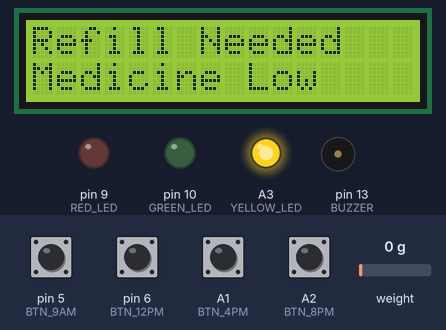
A sketch run on a simulated Arduino Uno, built with avr-gcc and run on an emulated ATmega328P. Shown: 16×2 character LCD, output pins drawn as LEDs (lit = HIGH), buzzer (waves = sounding, pin HIGH). Inputs (shaded band) come from the test bench; at power-on: A1 (BTN_4PM), A2 (BTN_8PM), pin 5 (BTN_9AM), pin 6 (BTN_12PM) HIGH, weight on the scale 0 g. What the sketch prints to the serial monitor is not drawn.

Above: at 3.5 s.
3.6 s: weight on the scale set to 1238 g
At 6.43 s:
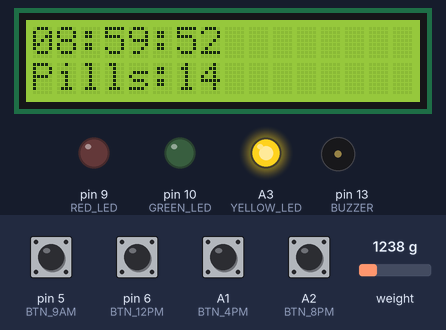
6.6 s: weight on the scale set to 1357 g
At 9.1 s:
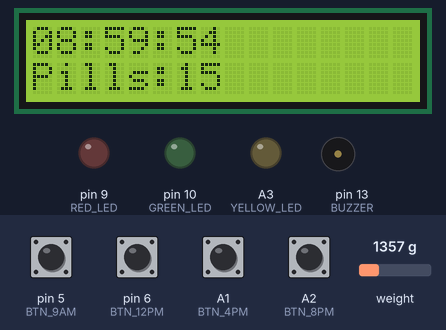
9.6 s: pin 5 (BTN_9AM) pulled LOW for 0.6 s
At 11.0 s:
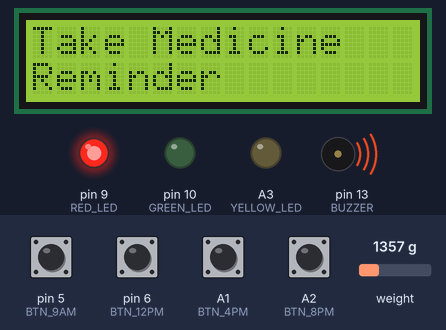
11.7 s: weight on the scale set to 1287 g
At 13.0 s:
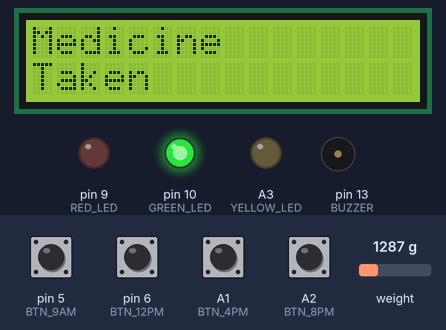
Timing chart, 0 to 14.7 s (numbered marks = the images above; inputs shaded):
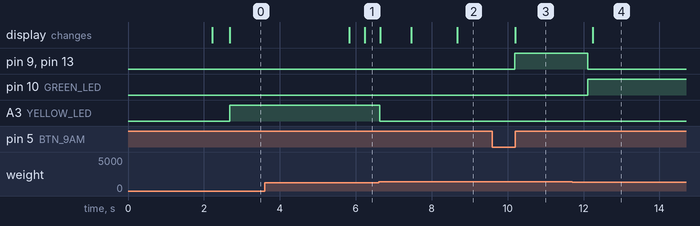

The sketch:

SmartMedicineBoxPro.ino
```cpp
#include <LiquidCrystal.h>
#include "HX711.h"

//================ LCD ==================
LiquidCrystal lcd(12, 11, 4, 3, 2, A0);

//================ HX711 ================
#define DT 7
#define SCK 8
HX711 scale;

//================ Pins =================
#define RED_LED     9
#define GREEN_LED   10
#define YELLOW_LED  A3
#define BUZZER      13

#define BTN_9AM      5
#define BTN_12PM     6
#define BTN_4PM      A1
#define BTN_8PM      A2

//================ Clock =================
byte hour = 8;
byte minute = 59;
byte second = 50;

unsigned long lastClock = 0;

//================ Weight ================
float weight = 0.0;
int pillsLeft = 0;
float previousWeight = 0.0;

const float CAL_FACTOR = 4500000.0;

//================ Reminder ==============
bool reminderActive = false;
bool dose9AMDone = false;
bool dose12PMDone = false;
bool dose4PMDone = false;
bool dose8PMDone = false;

float reminderWeight = 0;

bool medicineTaken = false;
bool waitingSMS = false;
bool refillSent = false;

//========= Daily Report =========
int takenCount = 0;
int missedCount = 0;
int wrongDoseCount = 0;
int correctDoseCount = 0;
int underDoseCount = 0;
int doubleDoseCount = 0;
int tooManyPillsCount = 0;

String doseStatus = "";

unsigned long reminderStart = 0;

//Medication History
String history[10];
int historyIndex = 0;

//================ Buffer ================
char buffer[17];

//========================================
void updateClock()
{
    if (millis() - lastClock >= 1000)
    {
        lastClock = millis();

        second++;

        if (second >= 60)
        {
            second = 0;
            minute++;
        }

        if (minute >= 60)
        {
            minute = 0;
            hour++;
        }

        if (hour >= 24)
        {
            hour = 0;
        }
    }
}

//======================================== History
void addHistory(String event)
{
    String timeStamp = "";

    if(hour < 10) timeStamp += "0";
    timeStamp += String(hour);
    timeStamp += ":";

    if(minute < 10) timeStamp += "0";
    timeStamp += String(minute);
    timeStamp += ":";

    if(second < 10) timeStamp += "0";
    timeStamp += String(second);

    history[historyIndex] = timeStamp + " - " + event;

    historyIndex++;

    if(historyIndex >= 10)
    {
        historyIndex = 0;
    }
}

void showHistory()
{
    Serial.println();
    Serial.println("===== MEDICATION HISTORY =====");

    for(int i = 0; i < historyIndex; i++)
    {
        Serial.print(i + 1);
        Serial.print(". ");
        Serial.println(history[i]);
    }

    Serial.println("==============================");
}

void showDailyReport()
{
    Serial.println();
    Serial.println("========== DAILY REPORT ==========");

    Serial.print("Correct Dose    : ");
    Serial.println(correctDoseCount);

    Serial.print("Under Dose      : ");
    Serial.println(underDoseCount);

    Serial.print("Double Dose     : ");
    Serial.println(doubleDoseCount);

    Serial.print("Too Many Pills  : ");
    Serial.println(tooManyPillsCount);

    Serial.print("Missed Dose     : ");
    Serial.println(missedCount);

    Serial.print("Remaining Pills: ");
    Serial.println(pillsLeft);

    int totalDoses = correctDoseCount +
                 underDoseCount +
                 doubleDoseCount +
                 tooManyPillsCount +
                 missedCount;

    Serial.print("Adherence      : ");

    if(totalDoses > 0)
    {
        Serial.print((correctDoseCount * 100) / totalDoses);
        Serial.println("%");
    }
    else
    {
        Serial.println("0%");
    }

    Serial.println("==================================");
}

//========================================
void setup()
{
   Serial.begin(9600);

    lcd.begin(16,2);

    scale.begin(DT,SCK);

    pinMode(RED_LED,OUTPUT);
    pinMode(GREEN_LED,OUTPUT);
    pinMode(YELLOW_LED,OUTPUT);
    pinMode(BUZZER,OUTPUT);

    pinMode(BTN_9AM, INPUT_PULLUP);
    pinMode(BTN_12PM,INPUT_PULLUP);
    pinMode(BTN_4PM, INPUT_PULLUP);
    pinMode(BTN_8PM, INPUT_PULLUP);

    digitalWrite(RED_LED,LOW);
    digitalWrite(GREEN_LED,LOW);
    digitalWrite(YELLOW_LED,LOW);
    medicineTaken = false;
    digitalWrite(BUZZER,LOW);

    lcd.clear();

    lcd.setCursor(0,0);
    lcd.print("Smart Med Box");

    lcd.setCursor(0,1);
    lcd.print("Initializing");

    Serial.println("================================");
    Serial.println(" SMART MEDICINE BOX STARTED");
    Serial.println(" GSM SIMULATION READY");

    Serial.println("================================");
    Serial.println("--------------------------------");
    Serial.println("Event Log Started");
    Serial.println("--------------------------------");

    delay(2000);
    lcd.clear();
    previousWeight = scale.read() / CAL_FACTOR;
}
//================ Read Weight =====================
void readWeight()
{
    long raw = scale.read();

    weight = (raw / CAL_FACTOR) * 620.0;   // Convert to grams
    // One tablet = 5 grams
    pillsLeft = (int)(weight / 5.0);

if(pillsLeft < 0)
    pillsLeft = 0;

    if(weight < 0)
        weight = 0;
   // Serial.print("Weight : ");
   // Serial.print(weight);
   // Serial.print(" g");

   // Serial.print("   Pills : ");
   // Serial.println(pillsLeft);
}

//================ Display LCD =====================
void displayLCD()
{
 if(medicineTaken)
{
    lcd.clear();

    lcd.setCursor(0,0);
    lcd.print("Medicine");

    lcd.setCursor(0,1);
    lcd.print("Taken");

    return;
}

if(waitingSMS)
{
    lcd.clear();

    lcd.setCursor(0,0);
    lcd.print("Reminder");

    lcd.setCursor(0,1);
    lcd.print("Sent");

    return;
}

if(reminderActive)
{
    lcd.clear();

    lcd.setCursor(0,0);
    lcd.print("Take Medicine");

    lcd.setCursor(0,1);
    lcd.print("Reminder ");

    return;
}
    lcd.setCursor(0,0);
    lcd.print("                ");   // Clear first row
    lcd.setCursor(0,0);

    if(hour < 10) lcd.print("0");
    lcd.print(hour);
    lcd.print(":");

    if(minute < 10) lcd.print("0");
    lcd.print(minute);
    lcd.print(":");

    if(second < 10) lcd.print("0");
    lcd.print(second);

    lcd.setCursor(0,1);
    lcd.print("                ");   // Clear second row
    lcd.setCursor(0,1);

    lcd.print("Pills:");
    lcd.print(pillsLeft);
    lcd.print("  ");
}

//================ Demo Buttons ====================
void checkButtons()
{
    if(digitalRead(BTN_9AM)==LOW)
    {
        hour=9;
        minute=0;
        second=0;
        delay(300);
    }

   else if(digitalRead(BTN_12PM)==LOW)
    {
        hour=12;
        minute=0;
        second=0;
        delay(300);
    }
   else if(digitalRead(BTN_4PM)==LOW)
{
    hour = 16;
    minute = 0;
    second = 0;
    delay(300);
}

   else if(digitalRead(BTN_8PM)==LOW)
{
    hour = 20;
    minute = 0;
    second = 0;
    delay(300);
}
}
void logEvent(String event)
{
    Serial.print(hour);
    Serial.print(":");

    if(minute < 10) Serial.print("0");
    Serial.print(minute);
    Serial.print(":");

    if(second < 10) Serial.print("0");
    Serial.print(second);

    Serial.print("  ");

    Serial.println(event);
}
void medicineReminder()
{
//============== 9:00 AM ==============
if(hour==9 && minute==0 && second==0 && !dose9AMDone)
{
    reminderActive = true;
    medicineTaken = false;

    reminderWeight = weight;
    reminderStart = millis();

    digitalWrite(RED_LED,HIGH);
    digitalWrite(BUZZER,HIGH);
    Serial.println();
    Serial.println("[09:00]  Reminder Started");
    logEvent("Reminder Started");

    dose9AMDone = true;
}

//============== 12:00 PM ==============
if(hour==12 && minute==0 && second==0 && !dose12PMDone)
{
    reminderActive = true;
    medicineTaken = false;

    reminderWeight = weight;
    reminderStart = millis();

    digitalWrite(RED_LED,HIGH);
    digitalWrite(BUZZER,HIGH);
     Serial.println("[12:00]  Reminder Started");
    logEvent("Reminder Started");

    dose12PMDone = true;
}

//============== 4:00 PM ==============
if(hour==16 && minute==0 && second==0 && !dose4PMDone)
{
    reminderActive = true;
    medicineTaken = false;

    reminderWeight = weight;
    reminderStart = millis();

    digitalWrite(RED_LED,HIGH);
    digitalWrite(BUZZER,HIGH);
    Serial.println("[16:00]  Reminder Started");
    logEvent("Reminder Started");

    dose4PMDone = true;
}

//============== 8:00 PM ==============
if(hour==20 && minute==0 && second==0 && !dose8PMDone)
{
    reminderActive = true;
    medicineTaken = false;

    reminderWeight = weight;
    reminderStart = millis();

    digitalWrite(RED_LED,HIGH);
    digitalWrite(BUZZER,HIGH);
    Serial.println("[20:00]   Reminder Started");
    logEvent("Reminder Started");

    dose8PMDone = true;
}
    // Medicine Taken
    if(reminderActive)
    {
     float removedWeight = reminderWeight - weight;

// Under Dose
if(removedWeight > 0 && removedWeight < 4)
{
    reminderActive = false;

    underDoseCount++;

    digitalWrite(RED_LED, HIGH);
    digitalWrite(BUZZER, HIGH);

    lcd.clear();
    lcd.setCursor(0,0);
    lcd.print("Under Dose");

    lcd.setCursor(0,1);
    lcd.print("Take Full Dose");

    addHistory("Under Dose");
    showHistory();
    showDailyReport();

    Serial.println();
    Serial.println("WARNING: Under Dose");
    Serial.print("Removed : ");
    Serial.print(removedWeight);
    Serial.println(" g");

    logEvent("Under Dose");

    delay(3000);

    digitalWrite(RED_LED, LOW);
    digitalWrite(BUZZER, LOW);

    lcd.clear();
}

// Correct dose
else if(removedWeight >= 4 && removedWeight <= 6)
{
    reminderActive = false;
    medicineTaken = true;

    takenCount++;

    addHistory("Medicine Taken");
    showHistory();
    showDailyReport();

    digitalWrite(RED_LED, LOW);
    digitalWrite(BUZZER, LOW);
    digitalWrite(GREEN_LED, HIGH);

    Serial.println();
    Serial.println("Medicine Taken");
    Serial.print("Weight : ");
    Serial.print(weight);
    Serial.println(" g");

    Serial.print("Remaining Pills : ");
    Serial.println(pillsLeft);

    Serial.println();
    Serial.println("Dose Status : Correct");
    logEvent("Medicine Taken");
    Serial.print("Removed : ");
    Serial.print(removedWeight);
    Serial.println(" g");

    displayLCD();

    delay(3000);

    digitalWrite(GREEN_LED, LOW);
    medicineTaken = false;
    lcd.clear();
}

// Double dose
else if(removedWeight > 6 && removedWeight <= 12)
{
    reminderActive = false;
    doubleDoseCount++;

    digitalWrite(RED_LED, HIGH);
    digitalWrite(BUZZER, HIGH);

    lcd.clear();
    lcd.setCursor(0,0);
    lcd.print("Double Dose");
    logEvent("Double Dose");

    lcd.setCursor(0,1);
    lcd.print("Be Careful");

    Serial.println("WARNING: Double dose detected");

    delay(3000);

    digitalWrite(RED_LED, LOW);
    digitalWrite(BUZZER, LOW);
    lcd.clear();
}

// Too many pills
else if(removedWeight > 12)
{
    reminderActive = false;
    tooManyPillsCount++;

    digitalWrite(RED_LED, HIGH);
    digitalWrite(BUZZER, HIGH);

    lcd.clear();
    lcd.setCursor(0,0);
    lcd.print("Too Many");

    lcd.setCursor(0,1);
    lcd.print("Pills Removed");

    Serial.println("ALERT! Too many pills removed");
    logEvent("Overdose");

    delay(3000);

    digitalWrite(RED_LED, LOW);
    digitalWrite(BUZZER, LOW);
    lcd.clear();
}

        // 30 seconds timeout
        else if(millis()-reminderStart>30000)
        {
            reminderActive=false;

    digitalWrite(RED_LED,LOW);
    digitalWrite(BUZZER,LOW);

    waitingSMS=true;

    missedCount++;

    addHistory("Missed Dose");
    showHistory();
    showDailyReport();
    displayLCD();
    delay(3000);
    waitingSMS = false;
    lcd.clear();

    Serial.println();
    Serial.println("========== GSM ==========");
    Serial.println();
    Serial.println("Dose Missed");
    Serial.println("SMS Alert Sent");
    Serial.println("=========================");
    logEvent("Missed Dose");

        }
    }

    // Daily reset
 if(hour==0 && minute==0 && second==0)
{
    dose9AMDone = false;
    dose12PMDone = false;
    dose4PMDone = false;
    dose8PMDone = false;
}
}
void refillCheck()
{
    // Don't show refill while reminder or medicine taken is active
    if(reminderActive || medicineTaken || waitingSMS)
    {
        return;
    }

    // Show refill warning only once
    if(weight <= 75 && !refillSent)
    {
        refillSent = true;

    addHistory("Medicine Low");
    showHistory();
    showDailyReport();

    digitalWrite(YELLOW_LED,HIGH);

    lcd.clear();
    lcd.setCursor(0,0);
    lcd.print("Refill Needed");

    lcd.setCursor(0,1);
    lcd.print("Medicine Low");

    Serial.println();
    Serial.println("========== GSM ==========");
    Serial.println();
    Serial.println("Medicine Stock Low");
    Serial.print("Remaining Pills : ");
    Serial.println(pillsLeft);
    Serial.println("Refill Required");
    Serial.println("SMS Alert Sent");
        Serial.println("=========================");

        delay(3000);

        lcd.clear();
    }

    // Reset refill flag after medicine is refilled
    if(weight > 75)
    {
        refillSent = false;
        digitalWrite(YELLOW_LED,LOW);
    }
}
void loop()
{
    updateClock();

    readWeight();

    checkButtons();

    medicineReminder();

    refillCheck();

    displayLCD();

    delay(300);
}
```

Measured:
- the behaviour switches between 1296 and 1297 g on weight on the scale (found by bisection; images 1 and 2)
- the behaviour switches between 1288 and 1287 g on weight on the scale (found by bisection; images 3 and 4)
- after the input at 6.6 s, A3 (YELLOW_LED): HIGH → LOW at once
- after the input at 9.6 s, pin 9 (RED_LED), pin 13 (BUZZER): LOW → HIGH after 0.59 s; the display: changes after 0.60 s (image 3)
- after the input at 11.7 s, pin 9 (RED_LED), pin 13 (BUZZER): HIGH → LOW after 0.41 s; pin 10 (GREEN_LED): LOW → HIGH after 0.41 s; the display: changes after 0.55 s (image 4)
